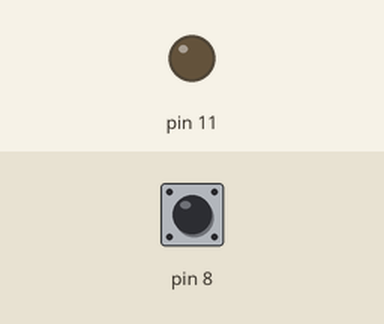
Bench run of a sketch on a simulated Arduino Uno, built with avr-gcc and run on an emulated ATmega328P. Shown: output pins drawn as LEDs (lit = HIGH). The inputs (shaded band) are chosen by the test bench; at power-on: pin 8 HIGH.

Above: at 1.2 s.
1.3 s: pin 8 pulled LOW for 0.15 s
At 1.37 s:
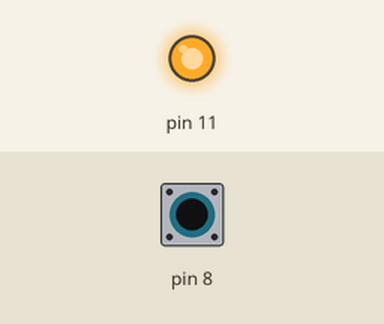
2.9 s: pin 8 pulled LOW for 3.2 s
At 6.7 s:
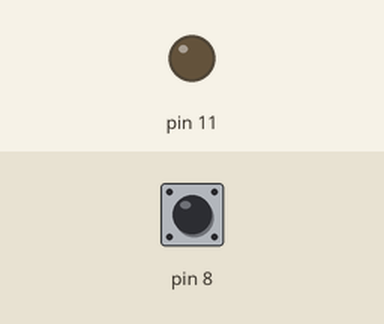
Timing chart, 0 to 8.2 s (numbered marks = the images above; inputs shaded):
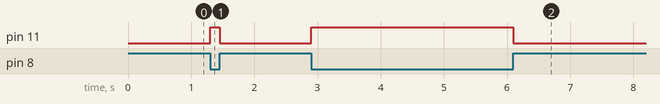

The sketch:

blink_led2.ino
```cpp
void setup() {
  pinMode(11, OUTPUT);
  pinMode(8, INPUT_PULLUP);
}

void loop() {
  if(digitalRead(8) == LOW) {
    digitalWrite(11, HIGH);
  }
  else{
    digitalWrite(11, LOW);
  }

}
```

Measured:
- after the input at 1.3 s, pin 11: LOW → HIGH at once, → LOW 0.15 s later
- after the input at 2.9 s, pin 11: LOW → HIGH at once, → LOW 3.2 s later
